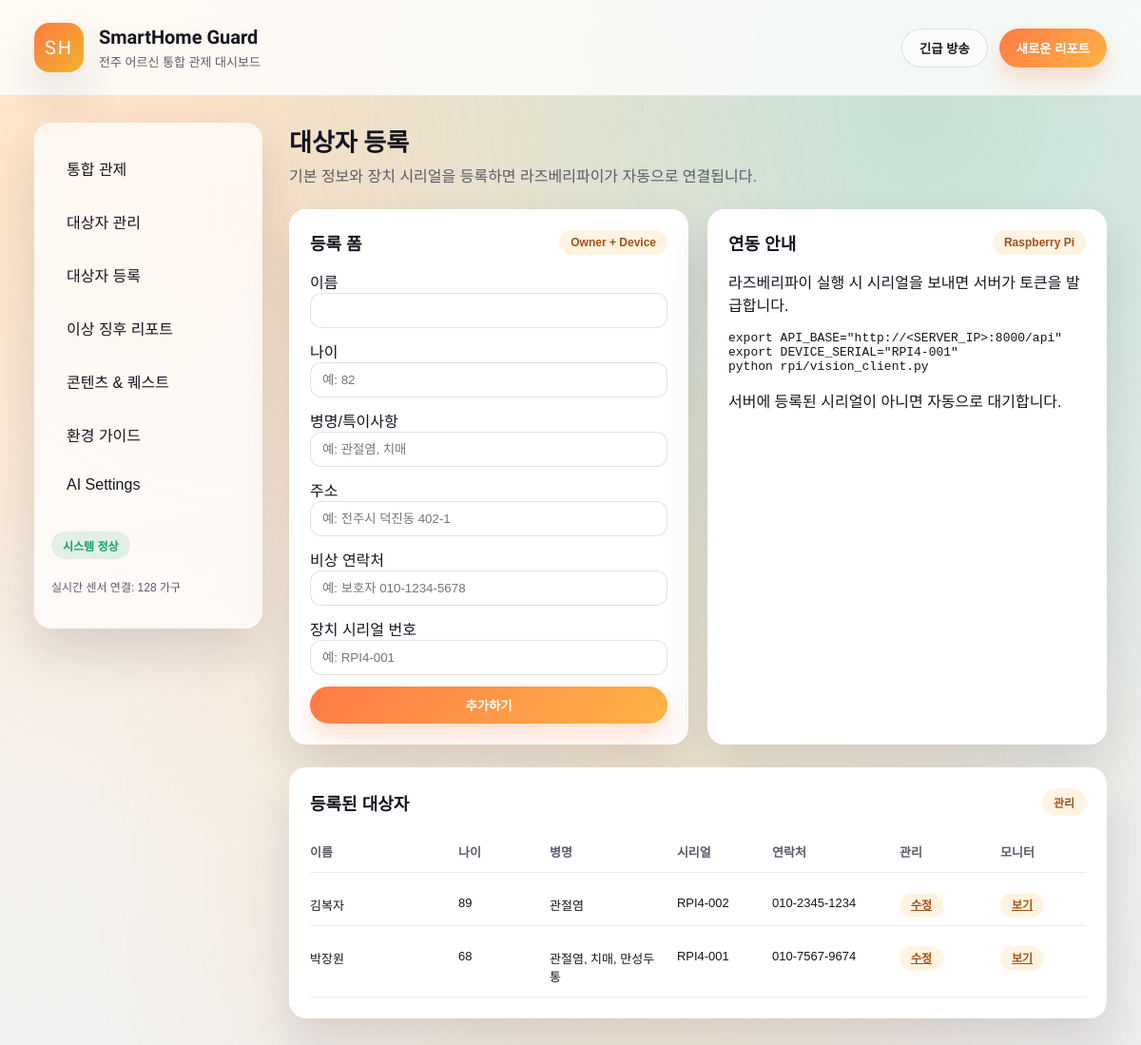
The page /device/register/ on the database its author committed.
### dashboard/models.py (models this page shows, shortened)
class Device(models.Model):
    class DetectionMode(models.TextChoices):
        NORMAL = "normal", "Normal"
        CARE = "care", "Care"
        EMERGENCY = "emergency", "Emergency"
    owner = models.ForeignKey(Owner, on_delete=models.CASCADE, related_name="devices")
    elderly = models.ForeignKey(
        Elderly,
        on_delete=models.SET_NULL,
        null=True,
        blank=True,
        related_name="devices",
    )
    serial = models.CharField(max_length=64, unique=True)
    is_primary = models.BooleanField(default=False)
    is_active = models.BooleanField(default=True)
    detection_mode = models.CharField(
        max_length=16, choices=DetectionMode.choices, default=DetectionMode.NORMAL
    )
    alert_enabled = models.BooleanField(default=True)
    config = models.JSONField(default=dict, blank=True)
    last_seen_at = models.DateTimeField(null=True, blank=True)
    created_at = models.DateTimeField(auto_now_add=True)
    updated_at = models.DateTimeField(auto_now=True)
    class Meta:
        constraints = [
            models.UniqueConstraint(
                fields=["owner"],
                condition=Q(is_primary=True),
                name="unique_primary_device_per_owner",
            )
        ]

class Owner(models.Model):
    user_id = models.CharField(max_length=32, unique=True)
    name = models.CharField(max_length=100)
    age = models.PositiveSmallIntegerField(null=True, blank=True)
    conditions = models.CharField(max_length=255, blank=True)
    phone = models.CharField(max_length=30, blank=True)
    created_at = models.DateTimeField(auto_now_add=True)
    updated_at = models.DateTimeField(auto_now=True)

class Elderly(models.Model):
    name = models.CharField(max_length=100)
    address = models.CharField(max_length=255, help_text="전주 지역구 포함")
    emergency_contact = models.CharField(max_length=100)
    baseline = models.JSONField(default=dict, blank=True)
    learning_progress = models.PositiveSmallIntegerField(default=0, help_text="0~100 진행률")
    created_at = models.DateTimeField(auto_now_add=True)

### dashboard/views.py (the view, shortened to what this page needs)
# urls.py: path('device/register/', views.device_register, name='device_register'),
def device_register(request):
    context = {
        "title": "대상자 등록",
        "page_name": "device_vision",
    }
    context["devices"] = Device.objects.select_related("owner", "elderly").order_by("-id")
    return render(request, "dashboard/device_register.html", context)

### templates/dashboard/device_register.html (shortened to what this page needs)
{% extends 'dashboard/base.html' %}
{% block content %}
  <section class="page-header">
    <div>
      <h2>대상자 등록</h2>
      <p>기본 정보와 장치 시리얼을 등록하면 라즈베리파이가 자동으로 연결됩니다.</p>
    </div>
  </section>
  <div class="grid two">
    <section class="card">
      <div class="card-header">
        <h3>등록 폼</h3>
        <span class="chip">Owner + Device</span>
      </div>
      <form method="post" class="quest-form">
        <label>
          이름
          <input type="text" name="name" value="{{ form.name|default:'' }}" required>
        </label>
        <label>
          나이
          <input type="number" name="age" min="0" value="{{ form.age|default:'' }}" placeholder="예: 82">
        </label>
        <label>
          병명/특이사항
          <input type="text" name="conditions" value="{{ form.conditions|default:'' }}" placeholder="예: 관절염, 치매">
        </label>
        <label>
          주소
          <input type="text" name="address" value="{{ form.address|default:'' }}" placeholder="예: 전주시 덕진동 402-1">
        </label>
        <label>
          비상 연락처
          <input type="text" name="emergency_contact" value="{{ form.emergency_contact|default:'' }}" placeholder="예: 보호자 010-1234-5678">
        </label>
        <label>
          장치 시리얼 번호
          <input type="text" name="serial" value="{{ form.serial|default:'' }}" required placeholder="예: RPI4-001">
        </label>
        <button type="submit" class="primary">추가하기</button>
      </form>
    </section>
    <section class="card">
      <div class="card-header">
        <h3>연동 안내</h3>
        <span class="chip">Raspberry Pi</span>
      </div>
      <p>라즈베리파이 실행 시 시리얼을 보내면 서버가 토큰을 발급합니다.</p>
      <pre><code>export API_BASE="http://&lt;SERVER_IP&gt;:8000/api"
export DEVICE_SERIAL="RPI4-001"
python rpi/vision_client.py</code></pre>
      <p>서버에 등록된 시리얼이 아니면 자동으로 대기합니다.</p>
    </section>
  </div>
  <section class="card">
    <div class="card-header">
      <h3>등록된 대상자</h3>
      <span class="chip">관리</span>
    </div>
    {% if devices %}
      <div class="table">
        <div class="table-row header device-row">
          <span>이름</span>
          <span>나이</span>
          <span>병명</span>
          <span>시리얼</span>
          <span>연락처</span>
          <span>관리</span>
          <span>모니터</span>
        </div>
        {% for device in devices %}
          <div class="table-row device-row">
            <span>{{ device.owner.name }}</span>
            <span>{{ device.owner.age|default:"-" }}</span>
            <span>{{ device.owner.conditions|default:"-" }}</span>
            <span>{{ device.serial }}</span>
            <span>{{ device.elderly.emergency_contact|default:"-" }}</span>
            <span><a class="chip" href="{% url 'device_edit' device.id %}">수정</a></span>
            <span><a class="chip" href="{% url 'device_vision' device.id %}">보기</a></span>
          </div>
        {% endfor %}
      </div>
    {% else %}
      <p>등록된 대상자가 없습니다.</p>
    {% endif %}
  </section>
{% endblock %}

### static/dashboard/styles.css (style rules this page uses)
:root { color-scheme: light; --ink: #16141f; --muted: #5b5b6a; --accent: #ffb347; --accent-strong: #ff7a45; --surface: #ffffff; --surface-muted: #f5f1ec; --danger: #ff4d5a; --caution: #f0b429; --safe: #18a16c; --shadow: 0 24px 50px rgba(15, 12, 34, 0.12); --radius: 18px; }
* { box-sizing: border-box; }
body { margin: 0; font-family: 'Noto Sans KR', sans-serif; background: radial-gradient(circle at top left, #fff1d6 0%, #f6f2eb 45%, #ecf0f7 100%); color: var(--ink); min-height: 100vh; }
button { border: none; border-radius: 999px; padding: 10px 18px; font-weight: 600; cursor: pointer; transition: transform 0.2s ease, box-shadow 0.2s ease; }
button.primary { background: linear-gradient(135deg, #ff7a45, #ffb347); color: #fff; box-shadow: 0 12px 24px rgba(255, 122, 69, 0.25); }
.page-header { display: flex; justify-content: space-between; align-items: center; gap: 24px; }
.page-header h2 { margin: 0; font-size: 26px; font-family: 'Nanum Myeongjo', serif; }
.page-header p { margin: 6px 0 0; color: var(--muted); }
.grid { display: grid; gap: 20px; }
.grid.two { grid-template-columns: repeat(2, minmax(0, 1fr)); }
.card { background: var(--surface); border-radius: var(--radius); padding: 22px; box-shadow: var(--shadow); position: relative; }
.card-header { display: flex; justify-content: space-between; align-items: center; margin-bottom: 16px; }
.card h3 { margin: 0; font-size: 18px; }
.chip { padding: 6px 12px; border-radius: 999px; background: rgba(255, 179, 71, 0.16); color: #a15216; font-size: 12px; font-weight: 600; }
.table { display: grid; gap: 12px; }
.table-row { display: grid; grid-template-columns: 140px 1.6fr 0.8fr 0.8fr 1fr; gap: 16px; padding: 12px 0; border-bottom: 1px solid rgba(22, 20, 31, 0.08); font-size: 13px; }
.table-row.device-row { grid-template-columns: 140px 80px 1.4fr 1fr 1.4fr 90px 90px; }
.table-row.header { font-weight: 600; color: var(--muted); }
.quest-form, .broadcast-form { display: grid; gap: 12px; }
.quest-form input, .quest-form textarea, .quest-form select, .broadcast-form textarea, .broadcast-form select { width: 100%; padding: 10px 12px; border-radius: 12px; border: 1px solid rgba(22, 20, 31, 0.12); font-family: inherit; }

### rows shown on the page
Device: owner.name "김복자", owner.age "89", owner.conditions "관절염", serial "RPI4-002", elderly.emergency_contact "010-2345-1234"
Device: owner.name "박장원", owner.age "68", owner.conditions "관절염, 치매, 만성두통", serial "RPI4-001", elderly.emergency_contact "010-7567-9674"
